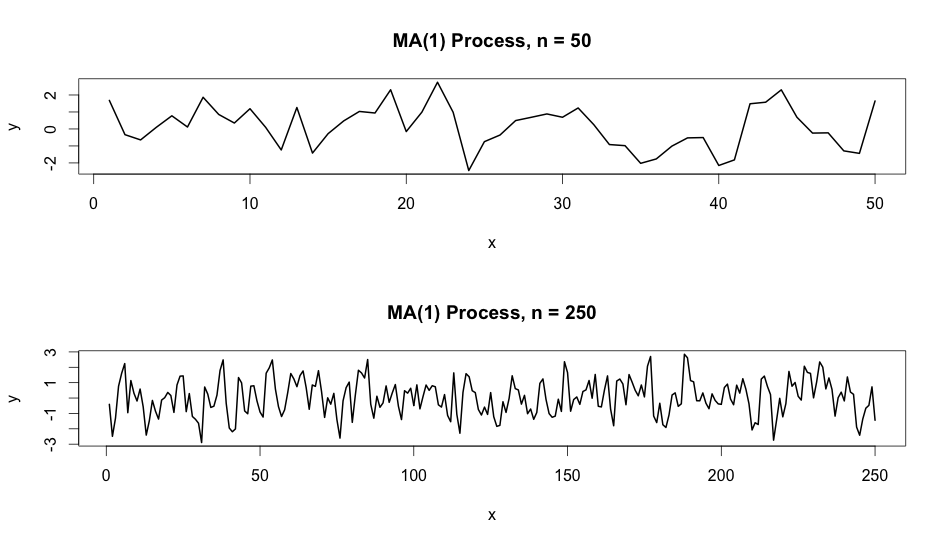

Source code (R):

# clear variables and close windows
rm(list = ls(all = TRUE))
graphics.off()

# install and load packages
libraries = c("stats")
lapply(libraries, function(x) if (!(x %in% installed.packages())) {
    install.packages(x)
})
lapply(libraries, library, quietly = TRUE, character.only = TRUE)

# parameter settings
n1   = 50
n2   = 250
beta = 0.5

# Simulation of MA(1)-processes
set.seed(2)
x1 = arima.sim(n1, model = list(ma = beta), rand.gen = function(n1) rnorm(n1, 
    0, 1))
x2 = arima.sim(n2, model = list(ma = beta), rand.gen = function(n2) rnorm(n2, 
    0, 1))

x1 = as.matrix(x1)
x2 = as.matrix(x2)

# Plot
par(mfrow = c(2, 1))

par(mfg = c(1, 1))
plot(x1, type = "l", lwd = 2, xlab = "x", ylab = "y")
title(paste("MA(1) Process, n =", n1))

par(mfg = c(2, 1))
plot(x2, type = "l", lwd = 2, xlab = "x", ylab = "y")
title(paste("MA(1) Process, n =", n2))
